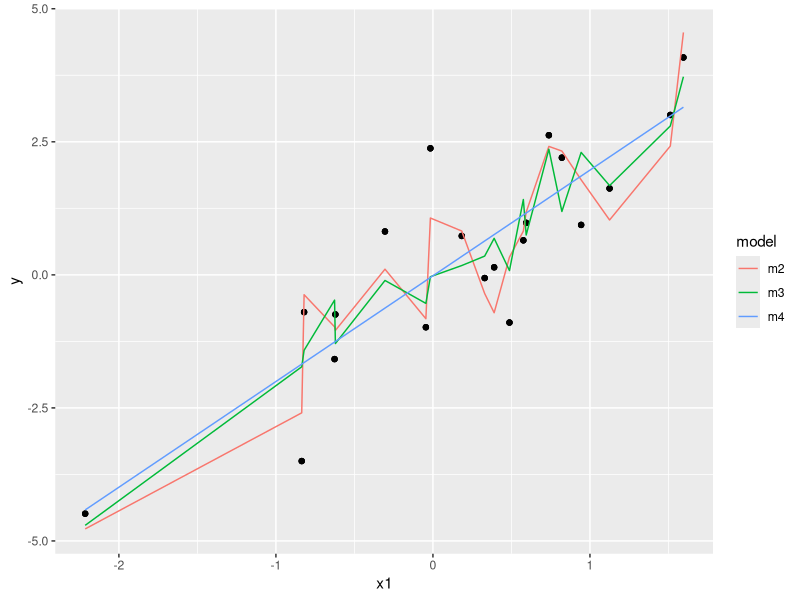
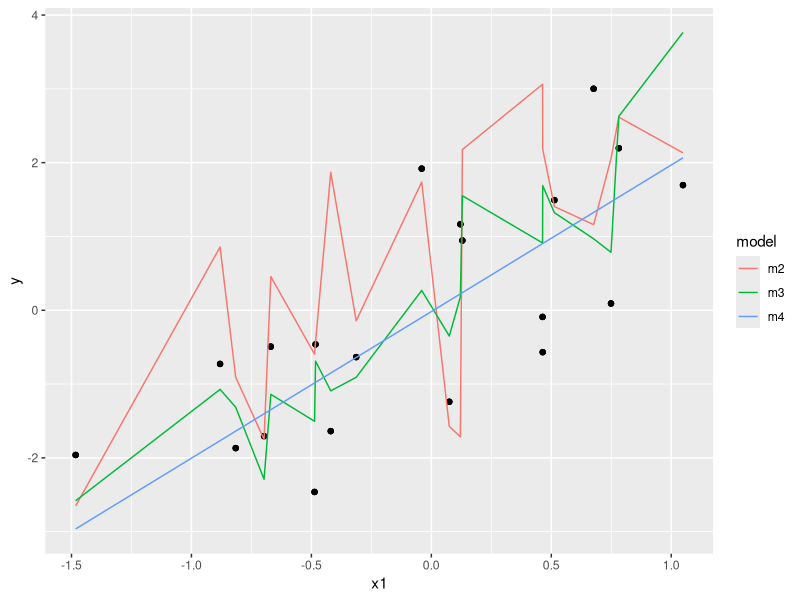

Generate these figures, in order, with R:
## ---- chunk 1
knitr::opts_chunk$set(echo = TRUE,results="hide")
## ---- chunk 2
library(caret)
library(tidyverse)
## ---- chunk 3
set.seed(1)
n <- 20
p <- 50
# simulate covariates
x_train <- matrix(rnorm(n*(p-1)),n,p-1)
x_test <- matrix(rnorm(n*(p-1)),n,p-1)

# simulate outcome
beta0 <- 0
beta <- c(2,rep(0,p-2))
y_train <- beta0+x_train%*%beta+rnorm(n,sd=1)
y_test <- beta0+x_test%*%beta+rnorm(n,sd=1)

# train and test data as data.frames
data_train <- data.frame(cbind(y_train,x_train))
colnames(data_train) <- c("y",paste0("x",1:ncol(x_train)))
data_test <- data.frame(cbind(y_test,x_test))
colnames(data_test) <- c("y",paste0("x",1:ncol(x_train)))
## ---- chunk 4
fit1 <- lm(y~.,data=data_train)
summary(fit1)
aic1 <- bic1 <- cv1 <- NA
## ---- chunk 5
fit2 <- lm(y~x1+x2+x3+x4+x5+x6+x7+x8,data=data_train)
summary(fit2)
aic2 <- AIC(fit2)
bic2 <- BIC(fit2)
cv2 <- train(formula(fit2), data = data_train, 
             method = "lm",
             trControl = trainControl(method = "LOOCV"))$results$RMSE
## ---- chunk 6
fit3 <- lm(y~x1+x2+x3+x4,data=data_train)
summary(fit3)
aic3 <- AIC(fit3)
bic3 <- BIC(fit3)
cv3 <- train(formula(fit3), data = data_train, 
             method = "lm",
             trControl = trainControl(method = "LOOCV"))$results$RMSE
## ---- chunk 7
fit4 <- lm(y~x1,data=data_train)
summary(fit4)
aic4 <- AIC(fit4)
bic4 <- BIC(fit4)
cv4 <- train(formula(fit4), data = data_train, 
             method = "lm",
             trControl = trainControl(method = "LOOCV"))$results$RMSE
## ---- chunk 8
res <- data.frame(
  model=c("M1","M2","M3","M4"),
  aic=c(aic1,aic2,aic3,aic4),
  bic=c(bic1,bic2,bic3,bic4),
  cv.error=c(cv1,cv2,cv3,cv4)
  )
knitr::kable(res,digits = 2)
## ---- chunk 9
dtrain <- data_train%>%
  dplyr::select("y","x1")
dtrain$m2 <- predict(fit2,newdata=data_train)
dtrain$m3 <- predict(fit3,newdata=data_train)
dtrain$m4 <- predict(fit4,newdata=data_train)
dtrain_long <- pivot_longer(dtrain,
                              cols=c("m2","m3","m4"),
                              names_to="model",values_to="yhat")
dtrain_long%>%
  ggplot(.,aes(x=x1,y=y))+
  geom_point()+
  geom_line(aes(x=x1,y=yhat,col=model))
## ---- chunk 10
dtest <- data_test%>%
  dplyr::select("y","x1")
dtest$m2 <- predict(fit2,newdata=data_test)
dtest$m3 <- predict(fit3,newdata=data_test)
dtest$m4 <- predict(fit4,newdata=data_test)
dtest_long <- pivot_longer(dtest,
                              cols=c("m2","m3","m4"),
                              names_to="model",values_to="yhat")
dtest_long%>%
  ggplot(.,aes(x=x1,y=y))+
  geom_point()+
  geom_line(aes(x=x1,y=yhat,col=model))
